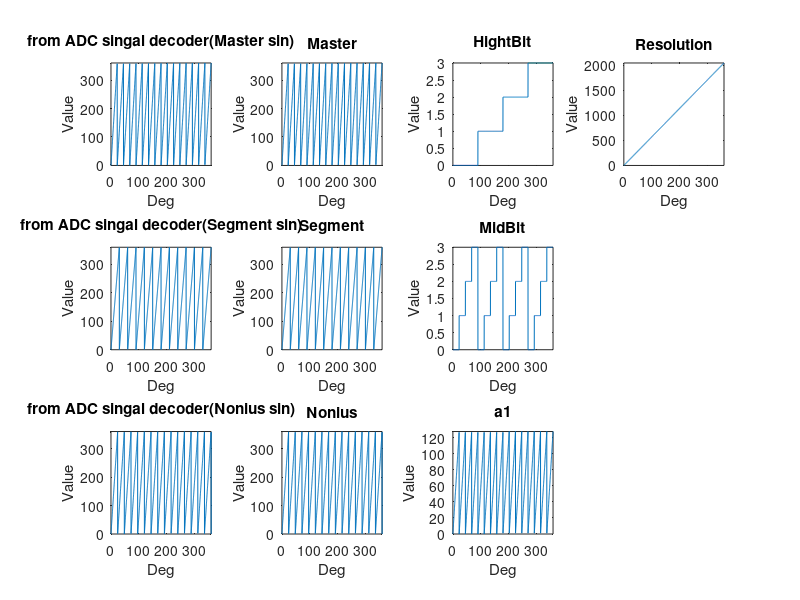

Source code (MATLAB):
clear all;clc;
% /****************************/
% /****************************/
Master=16;
Nonius=15;
Segment=12;
TotalBit=11;
StartDeg=0;
EndDeg=360;
% /****************************/
% /*        compute           */
% /****************************/
% /* Bit Setting */
HightBit=log2(sqrt(Master));
MidBit=HightBit;
LowBit=TotalBit-HightBit-MidBit;
% /* Deg with per bit */
x=linspace(StartDeg,EndDeg,2^TotalBit);
% /* Simulation mSin and mCos from ADC */
%    /*  10 bit ADC (Maybe will use float in MCU) */
mSin=512*(sin(Master*x*pi/180)+1);
mCos=512*(cos(Master*x*pi/180)+1);
%    /*  12 bit ADC (Maybe will use float in MCU) */
%mSin=2048*(sin(Master*x*pi/180)+1);
%mCos=2048*(cos(Master*x*pi/180)+1);
% /* Transform Sin and cos signal from ADC */
%    /* 10 bit used */ 
mSin=mSin-512;
mCos=mCos-512;
%    /* 12 bit used */
%mSin=mSin-2048;
%mCos=mCos-2048;
% /* Sin and cos signal transform to Ramp singal */
for i=1:1:length(mSin)
    if(mSin(i)>=0 && mCos(i)>=0) % quadrant 1
        matan(i)=atan(mSin(i)/mCos(i))*180/pi;
    end
    if(mCos(i)<0) % quadrant 2 and 3
        matan(i)=180+atan(mSin(i)/mCos(i))*180/pi;
    end
    if(mSin(i)<0 && mCos(i)>=0) % quadrant 4
        matan(i)=360+atan(mSin(i)/mCos(i))*180/pi;
    end            
end
% /* Simulation sSin and sCos from ADC */
%    /*  10 bit ADC (Maybe will use float in MCU) */
sSin=512*(sin(Segment*x*pi/180)+1);
sCos=512*(cos(Segment*x*pi/180)+1);
%    /*  12 bit ADC (Maybe will use float in MCU) */
%sSin=2048*(sin(Segment*x*pi/180)+1);
%sCos=2048*(cos(Segment*x*pi/180)+1);
% /* Transform Sin and cos signal from ADC */
%    /* 10 bit used */ 
sSin=sSin-512;
sCos=sCos-512;
%    /* 12 bit used */
%sSin=sSin-2048;
%sCos=sCos-2048;
% /* Sin and cos signal transform to Ramp singal */
for i=1:1:length(sSin)
    if(sSin(i)>=0 && sCos(i)>=0) % quadrant 1
        satan(i)=atan(sSin(i)/sCos(i))*180/pi;
    end
    if(sCos(i)<0) % quadrant 2 and 3
        satan(i)=180+atan(sSin(i)/sCos(i))*180/pi;
    end
    if(sSin(i)<0 && sCos(i)>=0) % quadrant 4
        satan(i)=360+atan(sSin(i)/sCos(i))*180/pi;
    end            
end
% /* Simulation nSin and nCos from ADC */
%    /*  10 bit ADC (Maybe will use float in MCU) */
nSin=512*(sin(Nonius*x*pi/180)+1);
nCos=512*(cos(Nonius*x*pi/180)+1);
%    /*  12 bit ADC (Maybe will use float in MCU) */
%nSin=2048*(sin(Nonius*x*pi/180)+1);
%nCos=2048*(cos(Nonius*x*pi/180)+1);
% /* Transform Sin and cos signal from ADC */
%    /* 10 bit used */ 
nSin=nSin-512;
nCos=nCos-512;
%    /* 12 bit used */
%nSin=nSin-2048;
%nCos=nCos-2048;
% /* Sin and cos signal transform to Ramp singal */
for i=1:1:length(nSin)
    if(nSin(i)>=0 && nCos(i)>=0) % quadrant 1
        natan(i)=atan(nSin(i)/nCos(i))*180/pi;
    end
    if(nCos(i)<0) % quadrant 2 and 3
        natan(i)=180+atan(nSin(i)/nCos(i))*180/pi;
    end
    if(nSin(i)<0 && nCos(i)>=0) % quadrant 4
        natan(i)=360+atan(nSin(i)/nCos(i))*180/pi;
    end            
end
% /* Set a1 , a2 and a3 , (see excel figure) */
yM=matan;
yN=natan;
yS=satan;
% /* Set B2 , B1 and a1 , (see excel figure) */
B2=int16(floor(mod(yM-yN,360)/360*2^HightBit));
B1=int16(floor(mod(yM-yS,360)/360*2^MidBit));
a1=int16(yM/EndDeg*(2^LowBit));
% /* decoder */
a=int64(a1);
b=int64(B1)*int64(2^LowBit);
c=int64(int64(B2)*int64(2^(MidBit+LowBit)));
result=a+b+c;
% /****************************/
% /*        plot              */
% /****************************/
subplot(3,4,1);
plot(x,matan);
title('from ADC singal decoder(Master sin)');xlabel('Deg');ylabel('Value');axis tight;
subplot(3,4,5);
plot(x,satan);
title('from ADC singal decoder(Segment sin)');xlabel('Deg');ylabel('Value');axis tight;
subplot(3,4,9);
plot(x,natan);
title('from ADC singal decoder(Nonius sin)');xlabel('Deg');ylabel('Value');axis tight;
subplot(3,4,2);
plot(x,yM);
title('Master');xlabel('Deg');ylabel('Value');axis tight;
subplot(3,4,6);
plot(x,yS);
title('Segment');xlabel('Deg');ylabel('Value');axis tight;
subplot(3,4,10);
plot(x,yN);
title('Nonius');xlabel('Deg');ylabel('Value');axis tight;
subplot(3,4,3);
plot(x,B2);
title('HightBit');xlabel('Deg');ylabel('Value');axis tight;
subplot(3,4,7);
plot(x,B1);
title('MidBit');xlabel('Deg');ylabel('Value');axis tight;
subplot(3,4,11);
plot(x,a1);
title('a1');xlabel('Deg');ylabel('Value');axis tight;
subplot(3,4,4);
plot(x,result);
title('Resolution');xlabel('Deg');ylabel('Value');axis tight;
